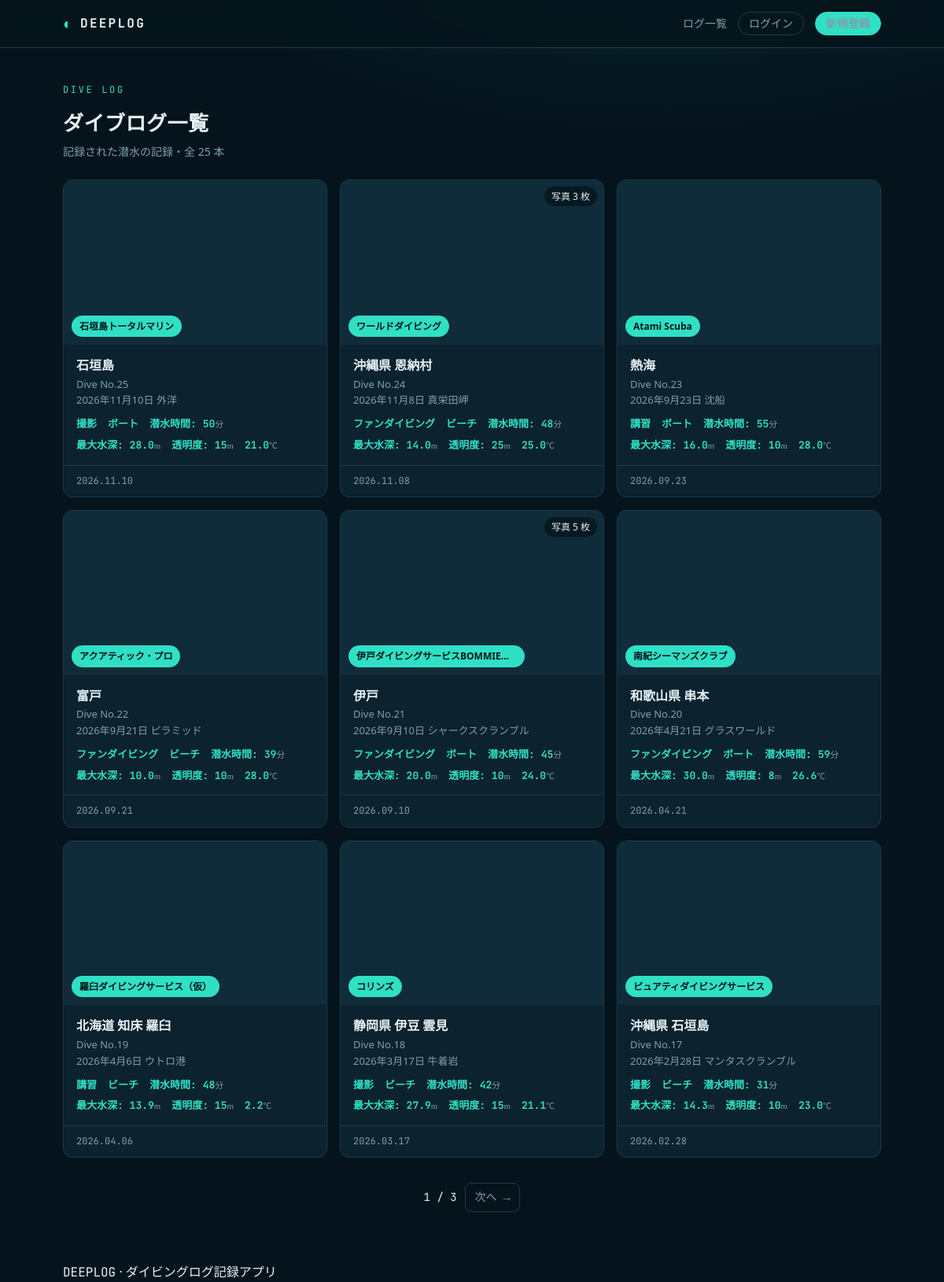
/logs/, run on the app's committed database.
### divelogs/models.py (models this page shows, shortened)
class DiveLog(models.Model):
    class EntryWay(models.TextChoices):
        BEACH = 'beach', _('ビーチ')  #変数名 = DBに保存される値, 画面に表示される値
        BOAT = 'boat', _('ボート')
    class DivePurpose(models.TextChoices):
        FUN = 'fun', _('ファンダイビング')
        PHOTO = 'photo', _('撮影')
        TRAINING = 'training', _('講習')
    class CurrentStrength(models.TextChoices):
        NONE = 'none', _('なし')
        WEAK = 'weak', _('弱い')
        STRONG = 'strong', _('強い')
    class Weather(models.TextChoices):
        SUNNY = 'sunny', _('晴れ')
        CLOUDY = 'cloudy', _('曇り')
        RAINY = 'rainy', _('雨')
    class WaveHeight(models.TextChoices):
        NONE = 'none', _('無し')
        LOW = 'low', _('低')
        MIDDLE = 'middle', _('中')
        HIGH = 'high', _('高')
    class TankType(models.TextChoices):
        STEEL = 'steel',_('スチール')
        ALMI = 'almi',_('アルミニウム')
    class WindStrength(models.TextChoices):
        NONE = 'none', _('無し')
        LOW = 'low', _('弱')
        MIDDLE = 'middle', _('中')
        HIGH = 'high', _('強')
    class SuitType(models.TextChoices):
        WET5mmU = 'wet5mmUnder', _('ウェットスーツ: 5mm以下')
        WET5mm = 'wet5mm', _('ウェットスーツ: 5mm')
        WET65mm = 'wet65mm', _('ウェットスーツ: 6.5mm')
        DRY = 'dry', _('ドライスーツ')
    user = models.ForeignKey( #「1人のUserが、複数のArticleを投稿できる」という関係の定義
        User, #ForeignKeyの第一引数 で、「どのモデルを参照するか」
        on_delete=models.CASCADE, #参照先( User )のレコードが削除されたときの挙動を指定(親が消えたら子も連動して削除する)
        related_name='dive_logs', #逆参照名（user.dive_logでユーザのダイブログを参照できるようになる設定）
        verbose_name=_("ダイバー") #管理画面やフォームで表示される ラベル文字列 を指定
    )
    @property
    @admin.display(description=_("通算本数"))
    def calculated_dive_number(self):
        if not self.user or not self.entry_date:
            return None
        count = DiveLog.objects.filter(
            user=self.user,
            entry_date__lte=self.entry_date
        ).count()
        return count
    dive_date = models.DateField(
        verbose_name=_("潜水日付")
    )
    location = models.CharField(
        max_length=100,
        blank=True,
        verbose_name=_("場所")
    )
    dive_point_name = models.CharField(
        max_length=100,
        blank=True,
        verbose_name=_("ポイント名")
    )
    entry_way = models.CharField(
        max_length=20,
        choices=EntryWay.choices,
        verbose_name=_("エントリー方法")
    )
    dive_purpose = models.CharField(
        max_length=20,
        choices=DivePurpose.choices,
        verbose_name=_("ダイブ目的")
    )
    entry_date = models.DateTimeField(
        verbose_name=_("エントリー日時")
    )
    exit_date = models.DateTimeField(
        verbose_name=_("エキジット日時")
    )
    @property
    @admin.display(description=_("潜水時間（分）"))
    def duration_minutes(self):
        if self.entry_date and self.exit_date:
            delta = self.exit_date - self.entry_date
            return int(delta.total_seconds() // 60)
        return None
    start_press = models.IntegerField(
        verbose_name=_("潜水開始時タンク圧力")
    )
    end_press = models.IntegerField(
        verbose_name=_("潜水終了時タンク圧力")
    )
    tank_type = models.CharField(
        max_length=20,
        choices=TankType.choices,
        verbose_name=_("タンク種別")
    )
    weight = models.IntegerField(
        verbose_name=_("ウェイト重量")
    )
    current_str = models.CharField(
        max_length=20,
        choices=CurrentStrength.choices,
        verbose_name=_("流れの強さ")
    )
    weather = models.CharField(
        max_length=20,
        choices=Weather.choices,
        verbose_name=_("天気")
    )
    wave_height = models.CharField(
        max_length=20,
        choices=WaveHeight.choices,
        verbose_name=_("波の高さ")
    )
    wind_speed = models.CharField(
        max_length=20,
        choices=WindStrength.choices,
        verbose_name=_("風の強さ")
    )
    temperature = models.FloatField(
        verbose_name=_("気温")
    )
    surf_temp = models.FloatField(
        verbose_name=_("水面温度")
    )
    w_bottom_temp = models.FloatField(
        verbose_name=_("水底温度")
    )
    ave_depth = models.FloatField(
        default=0.0,
        verbose_name=_("平均水深(m)")
    )
    max_depth = models.FloatField(
        default=0.0,
        verbose_name=_("最大深度(m)")
    )
    transparency = models.IntegerField(
        verbose_name=_("透明度")
    )
    suit_type = models.CharField(
        max_length=20,
        choices=SuitType.choices,
        blank=True,
        default='',
        verbose_name=_("スーツ種別")
    )
    buddy_name = models.CharField(
        max_length=100,
        blank=True,
        verbose_name=_("バディ名")
    )
    inst_name = models.CharField(
        max_length=100,
        blank=True, #フォーム入力時に空欄を許可する
        verbose_name=_("インストラクター名")
    )
    fish = models.CharField(
        max_length=255,
        blank=True,
        verbose_name=_("発見できた魚")
    )
    free_text_field = models.TextField(
        blank=True,
        verbose_name=_("自由記述欄")
    )
    photo = models.ImageField(
        upload_to='dive_log_photos/',  # 画像の保存先ディレクトリ
        blank=True,
        null=True,
        verbose_name=_("写真")
    )  # 旧：1 枚だけの写真。今は DiveLogPhoto（log.photos）を使う。マイグレーション 0007 で DiveLogPhoto にコピー済み
    dive_shop_name = models.CharField(
        max_length=200,
        blank=True,
        verbose_name=_("ダイビングショップ")
    )
    dive_shop_address = models.CharField(
        max_length=300,
        blank=True,
        verbose_name=_("ショップの住所")
    )
    dive_shop_lat = models.FloatField(
        null=True,
        blank=True,
        verbose_name=_("ショップの緯度")
    )
    dive_shop_lng = models.FloatField(
        null=True,
        blank=True,
        verbose_name=_("ショップの経度")
    )
    @property
    def has_shop_location(self):
        return self.dive_shop_lat is not None and self.dive_shop_lng is not None
    class Meta:
        verbose_name = _("ダイブログ")#管理画面などで表示される、このモデルの「単数形」の名前
        verbose_name_plural = _("ダイブログ")#管理画面などで表示される、このモデルの「複数形」の名前
        ordering = ['id'] # このモデルのデータを取得したときの デフォルトの並び順

### accounts/models.py (models this page shows, shortened)
class User(AbstractUser):
    USERNAME_FIELD = 'email'
    REQUIRED_FIELDS = ['username']
    class DiverRank(models.TextChoices):
        NoRank = 'no_rank', _('ランクなし')
        OpenWater = 'OW', _('オープンウォータ―')
        AdvancedOW = 'AOW', _('アドバンスドオープンウォータ―')
        Rescue = 'RED', _('レスキュー')
        DiveMaster = 'DM', _('ダイブマスター')
    email = models.EmailField(
        unique=True,
        verbose_name=_("メールアドレス")
    )
    nickname = models.CharField(
        max_length=30,
        blank=True,
        verbose_name=_("ニックネーム")
    )
    diver_rank = models.CharField(
        max_length=20,
        choices=DiverRank.choices,
        default=DiverRank.NoRank,
        verbose_name=_("ダイバーランク")
    )
    created_at = models.DateTimeField(
        auto_now_add=True,
        verbose_name=_("作成日時")
    )
    updated_at = models.DateTimeField(
        auto_now=True,
        verbose_name=_("更新日時")
    )
    image = models.ImageField(
        upload_to='profile/images/',
        blank=True,
        null=True,
        verbose_name=_("プロフィール画像")
    )
    class Meta:
        verbose_name = _("ユーザー")
        verbose_name_plural = _("ユーザー")

### divelogs/views.py (the view, shortened to what this page needs)
# urls.py: path("logs/", views.LogListView.as_view(), name="log_list"),
class LogListView(ListView):
    model = DiveLog
    template_name = "logs/log_list.html"
    context_object_name = "logs"
    paginate_by = 9
    def get_queryset(self):
        qs = DiveLog.objects.select_related("user").prefetch_related("photos").annotate(
            duration_db=ExpressionWrapper(
                F("exit_date") - F("entry_date"), output_field=DurationField()
            ),
            pressure_used_db=F("start_press") - F("end_press"),
        )
        if self.request.GET.get("mine") == "1" and self.request.user.is_authenticated:
            qs = qs.filter(user=self.request.user)
        self.filter_form = DiveLogFilterForm(self.request.GET)
        if self.filter_form.is_valid():
            data = self.filter_form.cleaned_data
            if data["date_from"]:
                qs = qs.filter(dive_date__gte=data["date_from"])
            if data["date_to"]:
                qs = qs.filter(dive_date__lte=data["date_to"])
            if data["entry_way"]:
                qs = qs.filter(entry_way=data["entry_way"])
            if data["depth_min"] is not None:
                qs = qs.filter(max_depth__gte=data["depth_min"])
            if data["depth_max"] is not None:
                qs = qs.filter(max_depth__lte=data["depth_max"])
            if data["dive_purpose"]:
                qs = qs.filter(dive_purpose=data["dive_purpose"])
            if data["weather"]:
                qs = qs.filter(weather=data["weather"])
            if data["current_str"]:
                qs = qs.filter(current_str=data["current_str"])
            if data["tank_type"]:
                qs = qs.filter(tank_type=data["tank_type"])
            if data["suit_type"]:
                qs = qs.filter(suit_type=data["suit_type"])
            if data["bottom_temp_min"] is not None:
                qs = qs.filter(w_bottom_temp__gte=data["bottom_temp_min"])
            if data["bottom_temp_max"] is not None:
                qs = qs.filter(w_bottom_temp__lte=data["bottom_temp_max"])
            if data["transparency_min"] is not None:
                qs = qs.filter(transparency__gte=data["transparency_min"])
            if data["transparency_max"] is not None:
                qs = qs.filter(transparency__lte=data["transparency_max"])
            if data["duration_min"] is not None:
                qs = qs.filter(duration_db__gte=timedelta(minutes=data["duration_min"]))
        sort = self.request.GET.get("sort", "date")
        field = SORT_FIELDS.get(sort, SORT_FIELDS["date"]) # 想定外の値なら日付順
        if self.request.GET.get("order") != "asc":   # asc 以外は大きい順（新しい順）
            field = "-" + field
        return qs.order_by(field,"-id")  # 値が同じときは、新しく登録した順
    def get_context_data(self, **kwargs):
        ctx = super().get_context_data(**kwargs)
        ctx["mine_only"] = self.request.GET.get("mine") == "1"
        ctx["filter_form"] = self.filter_form
        return ctx

### templates/logs/log_list.html (shortened to what this page needs)
{% extends "base.html" %}
{% block extra_head %}{% include "logs/_map_assets.html" with mode="css" %}{% endblock %}
{% block content %}
<div class="page-head">
  <div>
    <p class="eyebrow">Dive Log</p>
    <h1 class="page-title">
      {% if mine_only %}マイログ{% elif fav_only %}お気に入り{% else %}ダイブログ一覧{% endif %}
    </h1>
    <p class="page-sub">記録された潜水の記録{% if page_obj %}・全 {{ page_obj.paginator.count }} 本{% endif %}</p>
  </div>
</div>
{% if logs %}
  <div class="grid">
    {% for log in logs %}
      <article class="card">
        {% with photos=log.photos.all %}
          {% if log.has_shop_location %}
            <div class="card-media card-map">
              <div class="card-map-canvas map-dark" data-shop-map data-zoom="13"
                   data-lat="{{ log.dive_shop_lat|stringformat:'f' }}" data-lng="{{ log.dive_shop_lng|stringformat:'f' }}"></div>
              <a href="{% url 'divelogs:log_detail' log.pk %}" class="card-map-link" aria-label="{{ log.location }}の詳細を見る">
                <span class="card-shop-name">{{ log.dive_shop_name }}</span>
              </a>
              {% if photos %}<span class="card-photo-count">写真 {{ photos|length }} 枚</span>{% endif %}
            </div>
          {% endif %}
        {% endwith %}
        <div class="card-body">
          <div>
            <h2 class="card-title"><a href="{% url 'divelogs:log_detail' log.pk %}">{{ log.location }}</a></h2>
            <div class="card-site">
              <span>Dive No.{{ log.calculated_dive_number }}</span><br>
              <span>{{ log.dive_date }}</span>
              <span>{{ log.dive_point_name }}</span>
            </div>
          </div>
          <div class="card-metrics">
            {% if log.dive_purpose %}<span><b>{{ log.get_dive_purpose_display }}</b></span>{% endif %}
            {% if log.entry_way %}<span><b>{{ log.get_entry_way_display }}</b></span>{% endif %}
            {% if log.duration_minutes %}<span><b>潜水時間: {{ log.duration_minutes }}</b><small>分</small></span>{% endif %}
            {% if log.max_depth %}<span><b>最大水深: {{ log.max_depth|floatformat:1 }}</b><small>m</small></span>{% endif %}
            {% if log.transparency %}<span><b>透明度: {{ log.transparency }}</b><small>m</small></span>{% endif %}
            {% if log.surf_temp %}<span><b>{{ log.surf_temp }}</b><small>℃</small></span>{% endif %}
          </div>
        </div>
        <div class="card-foot">
          <span class="mono">{{ log.dive_date|date:"Y.m.d" }}</span>
        </div>
      </article>
    {% endfor %}
  </div>
  {% if is_paginated %}
    <div class="pagination">
      <span>{{ page_obj.number }} / {{ page_obj.paginator.num_pages }}</span>
      {% if page_obj.has_next %}
        <a href="{% querystring page=page_obj.next_page_number %}">次へ →</a>
      {% endif %}
    </div>
  {% endif %}
{% endif %}
{% endblock %}

### static/css/style.css (style rules this page uses)
:root { --bg: #05141c; --bg-grad: radial-gradient(1200px 600px at 70% -10%, #0b2b39 0%, #05141c 55%); --surface: #0c222e; --surface-2: #102b39; --border: #1c3a4a; --text: #e6f1f4; --muted: #7fa0ac; --accent: #2fe0c4; --accent-2: #34b3e8; --danger: #ff6b6b; --radius: 12px; --mono: "JetBrains Mono", ui-monospace, "Noto Sans JP", monospace; }
* { box-sizing: border-box; }
html { background: var(--bg); }
body { margin: 0; font-family: "Noto Sans JP", system-ui, sans-serif; color: var(--text); background: var(--bg-grad); background-attachment: fixed; line-height: 1.6; min-height: 100vh; }
a { color: inherit; text-decoration: none; }
.mono { font-family: var(--mono); }
.page-head { display: flex; align-items: flex-end; justify-content: space-between; gap: 16px; margin-bottom: 24px; flex-wrap: wrap; }
.page-title { font-size: 26px; margin: 0; letter-spacing: 0.02em; }
.page-sub { color: var(--muted); font-size: 14px; margin: 4px 0 0; }
.eyebrow { font-family: var(--mono); font-size: 12px; letter-spacing: 0.22em; color: var(--accent); text-transform: uppercase; }
.card-map-canvas { position: absolute; inset: 0; z-index: 0; }
.card-map-link { position: absolute; inset: 0; z-index: 1; display: flex; align-items: flex-end; padding: 10px; }
.card-shop-name { max-width: calc(100% - 90px); overflow: hidden; text-overflow: ellipsis; white-space: nowrap; font-size: 12px; font-weight: 700; color: #04141a; background: var(--accent); border-radius: 999px; padding: 4px 10px; }
.card-map .card-photo-count { top: 8px; bottom: auto; z-index: 2; }
.card-photo-count { position: absolute; right: 8px; bottom: 8px; font-size: 12px; color: var(--text); background: rgba(5, 20, 28, .8); border-radius: 999px; padding: 3px 9px; }
.grid { display: grid; grid-template-columns: repeat(3, 1fr); gap: 16px; }
.card { background: var(--surface); border: 1px solid var(--border); border-radius: var(--radius); overflow: hidden; display: flex; flex-direction: column; transition: border-color .15s, transform .15s; }
.card-media { aspect-ratio: 16 / 10; background: var(--surface-2); position: relative; overflow: hidden; }
.card-body { padding: 14px 16px; display: flex; flex-direction: column; gap: 10px; flex: 1; }
.card-title { font-size: 16px; margin: 0; }
.card-site { color: var(--muted); font-size: 13px; }
.card-metrics { display: flex; flex-wrap: wrap; gap: 6px 14px; font-family: var(--mono); font-size: 13px; margin-top: auto; }
.card-metrics span { white-space: nowrap; }
.card-metrics b { color: var(--accent); font-weight: 700; }
.card-metrics small { color: var(--muted); font-family: "Noto Sans JP"; }
.card-foot { display: flex; align-items: center; justify-content: space-between; border-top: 1px solid var(--border); padding: 10px 16px; font-size: 12px; color: var(--muted); }
.pagination { display: flex; gap: 10px; align-items: center; justify-content: center; margin-top: 32px; font-family: var(--mono); font-size: 14px; }
.pagination a { color: var(--muted); border: 1px solid var(--border); border-radius: 8px; padding: 6px 12px; }

### data on the page
DiveLog: dive_shop_name "石垣島トータルマリン", location "石垣島", calculated_dive_number "25", dive_date "2026年11月10日", dive_point_name "外洋", dive_purpose "撮影", entry_way "ボート", duration_minutes "50", max_depth "28.0", transparency "15", surf_temp "21.0", dive_date "2026.11.10"
DiveLog: dive_shop_name "ワールドダイビング", photos.all|length "3", location "沖縄県 恩納村", calculated_dive_number "24", dive_date "2026年11月8日", dive_point_name "真栄田岬", dive_purpose "ファンダイビング", entry_way "ビーチ", duration_minutes "48", max_depth "14.0", transparency "25", surf_temp "25.0", dive_date "2026.11.08"
DiveLog: dive_shop_name "Atami Scuba", location "熱海", calculated_dive_number "23", dive_date "2026年9月23日", dive_point_name "沈船", dive_purpose "講習", entry_way "ボート", duration_minutes "55", max_depth "16.0", transparency "10", surf_temp "28.0", dive_date "2026.09.23"
DiveLog: dive_shop_name "アクアティック・プロ", location "富戸", calculated_dive_number "22", dive_date "2026年9月21日", dive_point_name "ピラミッド", dive_purpose "ファンダイビング", entry_way "ビーチ", duration_minutes "39", max_depth "10.0", transparency "10", surf_temp "28.0", dive_date "2026.09.21"
DiveLog: dive_shop_name "伊戸ダイビングサービスBOMMIE…", photos.all|length "5", location "伊戸", calculated_dive_number "21", dive_date "2026年9月10日", dive_point_name "シャークスクランブル", dive_purpose "ファンダイビング", entry_way "ボート", duration_minutes "45", max_depth "20.0", transparency "10", surf_temp "24.0", dive_date "2026.09.10"
DiveLog: dive_shop_name "南紀シーマンズクラブ", location "和歌山県 串本", calculated_dive_number "20", dive_date "2026年4月21日", dive_point_name "グラスワールド", dive_purpose "ファンダイビング", entry_way "ボート", duration_minutes "59", max_depth "30.0", transparency "8", surf_temp "26.6", dive_date "2026.04.21"
DiveLog: dive_shop_name "羅臼ダイビングサービス（仮）", location "北海道 知床 羅臼", calculated_dive_number "19", dive_date "2026年4月6日", dive_point_name "ウトロ港", dive_purpose "講習", entry_way "ビーチ", duration_minutes "48", max_depth "13.9", transparency "15", surf_temp "2.2", dive_date "2026.04.06"
DiveLog: dive_shop_name "コリンズ", location "静岡県 伊豆 雲見", calculated_dive_number "18", dive_date "2026年3月17日", dive_point_name "牛着岩", dive_purpose "撮影", entry_way "ビーチ", duration_minutes "42", max_depth "27.9", transparency "15", surf_temp "21.1", dive_date "2026.03.17"
DiveLog: dive_shop_name "ピュアティダイビングサービス", location "沖縄県 石垣島", calculated_dive_number "17", dive_date "2026年2月28日", dive_point_name "マンタスクランブル", dive_purpose "撮影", entry_way "ビーチ", duration_minutes "31", max_depth "14.3", transparency "10", surf_temp "23.0", dive_date "2026.02.28"

### other printed values
{{ page_obj.paginator.count }} "25"
{{ page_obj.number }} "1"
{{ page_obj.paginator.num_pages }} "3"
